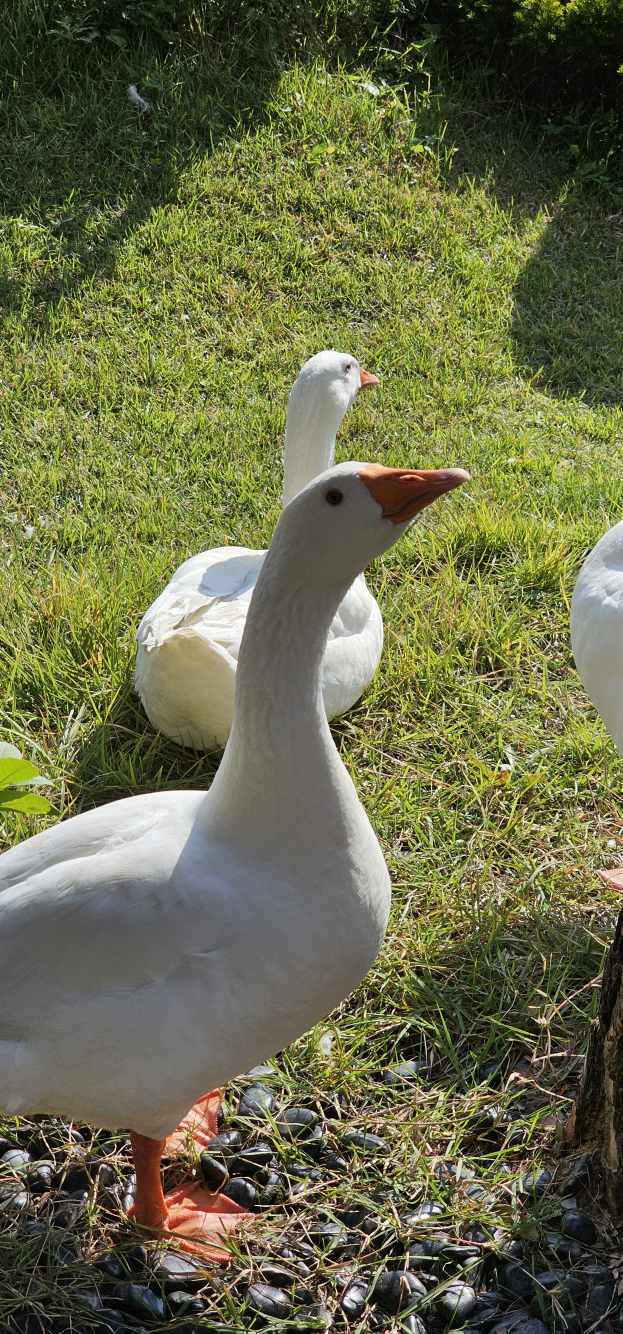
#> input picture photo/goose.jpg, 1868 x 4000 px (shown at 1/3 size)
$ jupyter execute image_trans.ipynb
#> lines starting #> are read from the running program, lines starting #| are printed output that depends on the picture
[cell 1]
import numpy as np
import cv2
import matplotlib.pyplot as plt

[cell 2]
# 이미지를 읽어오고 크기를 조정한 후 색상 변환을 수행합니다.
img = cv2.imread("./photo/goose.jpg", cv2.IMREAD_ANYCOLOR)
#> img is the input picture: shape (4000, 1868, 3); mean B, G, R 71.4, 107, 105.1
img = cv2.resize(img, [600, 600])
#> img: shape (600, 600, 3)
img = cv2.cvtColor(img, cv2.COLOR_BGR2RGB)

[cell 3]
# 평행이동
trans = np.array([[1, 0, 200], [0, 1, 100]], dtype=np.float32) # [x축 이동, y축 이동, 이동할 거리]
img_trans = cv2.warpAffine(img, trans, (0, 0))
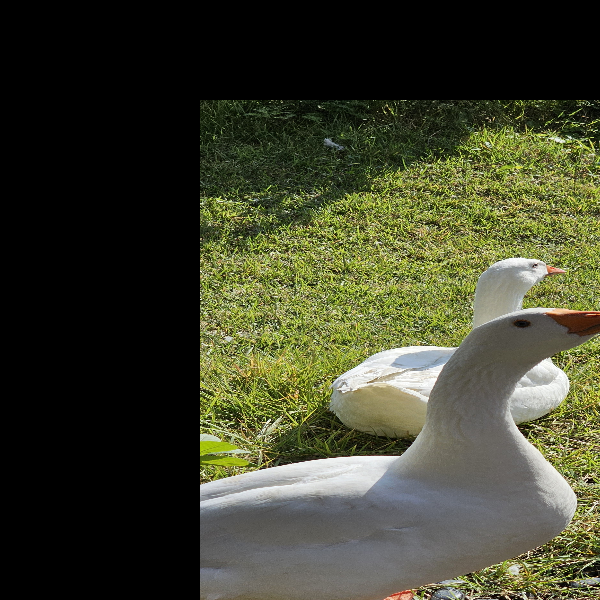
#> img_trans: shape (600, 600, 3); mean R, G, B 62.8, 65, 44.8

plt.subplot(1, 2, 1)
plt.imshow(img)
plt.subplot(1, 2, 2)
plt.imshow(img_trans)
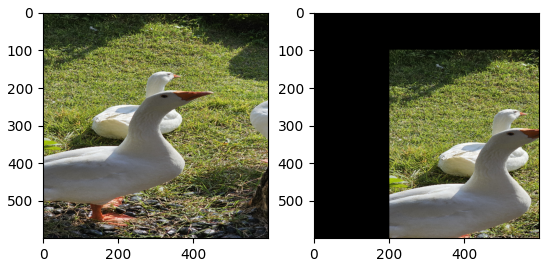
#> figure drawn by matplotlib, 2 panels

[cell 4]
# 전단 변환
shear = np.array([[1, 0.5, 0], [0, 1, 0]], dtype = np.float32)

h, w = img.shape[:2]
#> h = 600; w = 600
img_shear = cv2.warpAffine(img, shear, (w + int(h * 0.5), h))
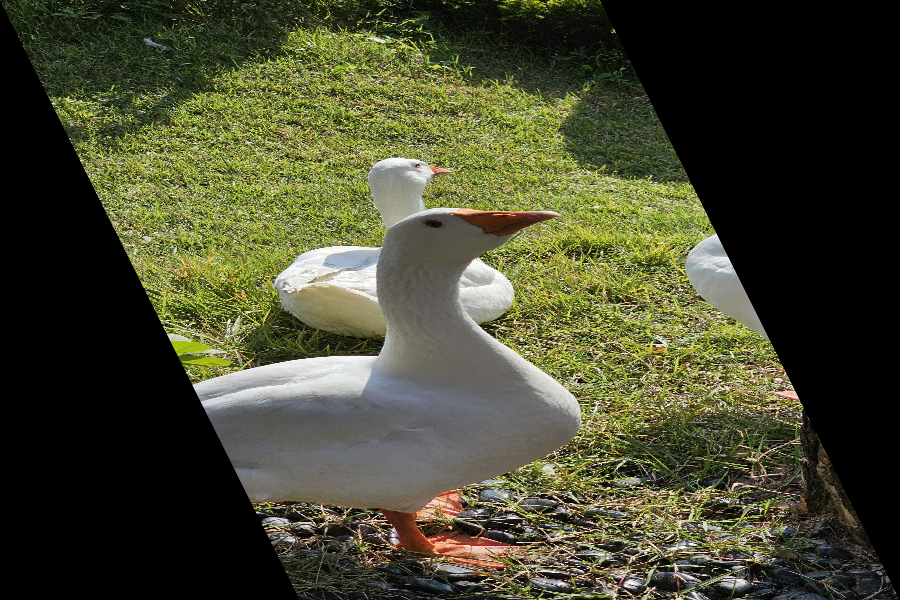
#> img_shear: shape (600, 900, 3); mean R, G, B 70, 71.3, 47.6

plt.subplot(1, 2, 1)
plt.imshow(img)
plt.subplot(1, 2, 2)
plt.imshow(img_shear)

[cell 5]
# 확대와 축소

img_resize1 = cv2.resize(img, (0, 0), fx=4, fy=4, interpolation=cv2.INTER_NEAREST)
img_resize2 = cv2.resize(img, (400, 400), interpolation=cv2.INTER_AREA)
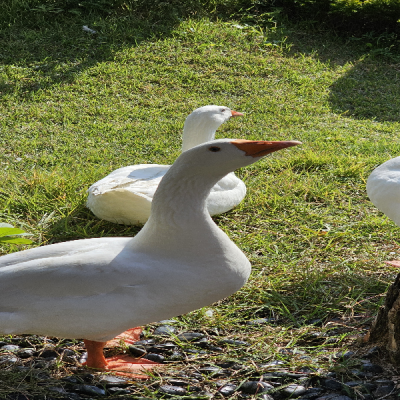
#> img_resize2: shape (400, 400, 3); mean R, G, B 104.9, 106.9, 71.3
img_resize3 = cv2.resize(img, (1920, 1280), interpolation=cv2.INTER_CUBIC)
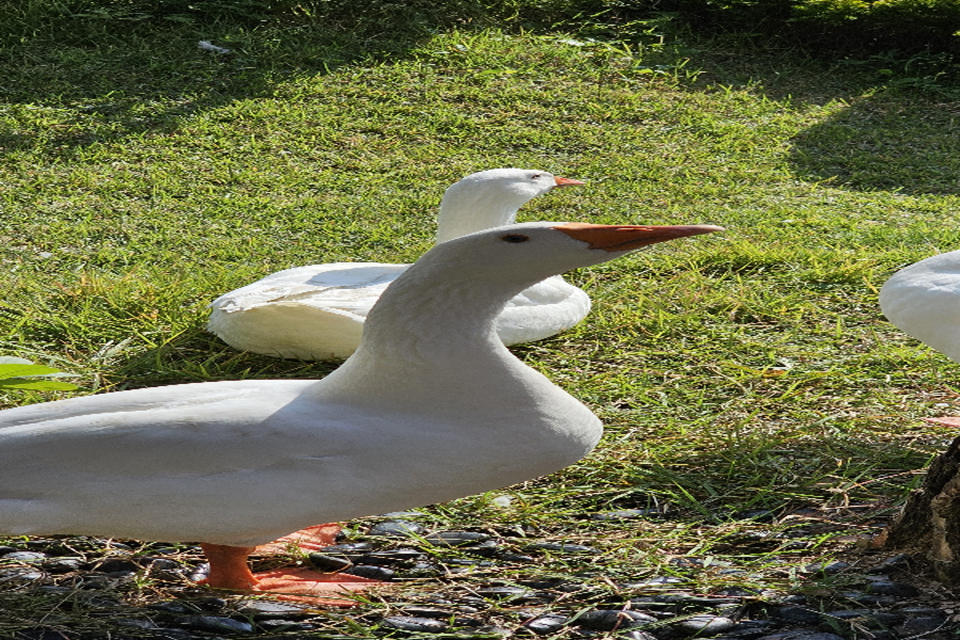
#> img_resize3: shape (1280, 1920, 3) (shown at 1/2 size); mean R, G, B 104.9, 106.9, 71.4
img_resize4 = cv2.resize(img, (1920, 1280), interpolation=cv2.INTER_LANCZOS4)

plt.subplots_adjust(hspace=1.0, wspace=1.0)
plt.subplot(1, 5, 1)
plt.imshow(img)
plt.subplot(1, 5, 2)
plt.imshow(img_resize1)
plt.subplot(1, 5, 3)
plt.imshow(img_resize2)
plt.subplot(1, 5, 4)
plt.imshow(img_resize3[500:900, 400:800])
plt.subplot(1, 5, 5)
plt.imshow(img_resize4[500:900, 400:800])
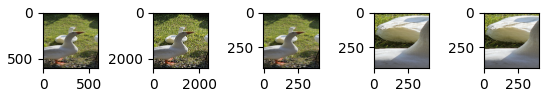
#> figure drawn by matplotlib, 5 panels

[cell 6]
# 반전

img_flip1 = cv2.flip(img, 1)
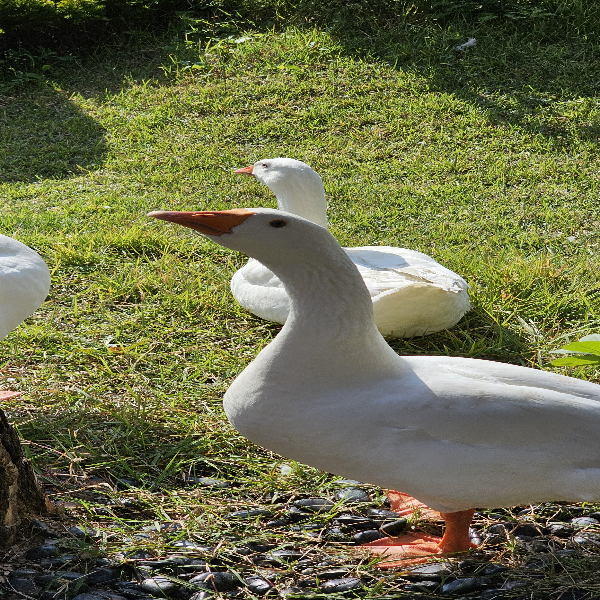
#> img_flip1: shape (600, 600, 3); mean R, G, B 104.9, 106.9, 71.3
img_flip2 = cv2.flip(img, 0)
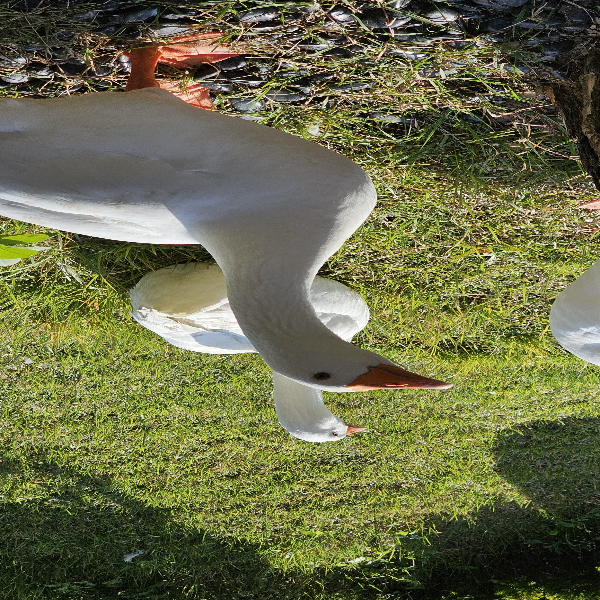
#> img_flip2: shape (600, 600, 3); mean R, G, B 104.9, 106.9, 71.3
img_flip3 = cv2.flip(img, -1)
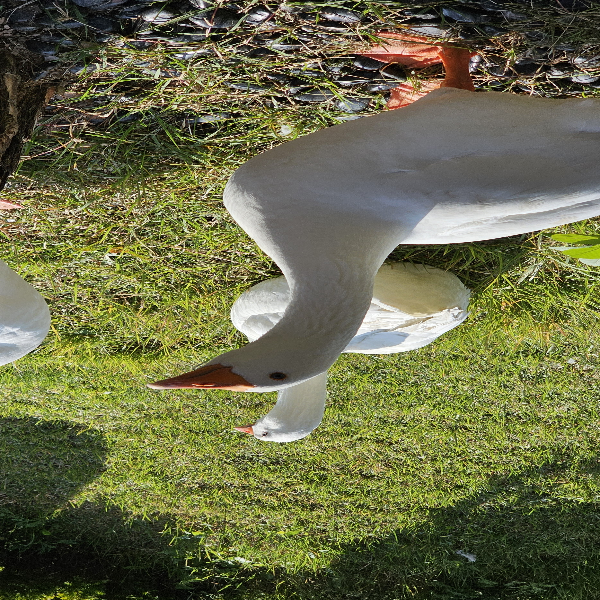
#> img_flip3: shape (600, 600, 3); mean R, G, B 104.9, 106.9, 71.3

plt.subplots_adjust(hspace=.5, wspace=.5)
plt.subplot(1, 3, 1)
plt.imshow(img_flip1)
plt.subplot(1,3,2)
plt.imshow(img_flip2)
plt.subplot(1,3,3)
plt.imshow(img_flip3)

[cell 7]
# 회전행렬 구하기

center_point = (img.shape[1]/2, img.shape[0]/2)
#> center_point = (300, 300)
rotate_matrix = cv2.getRotationMatrix2D(center_point, -80, 1)
print(rotate_matrix)
#| [[ 1.73648178e-01 -9.84807753e-01  5.43347873e+02]
#|  [ 9.84807753e-01  1.73648178e-01 -4.75367792e+01]]

img_rotate = cv2.warpAffine(img, rotate_matrix, (0, 0))
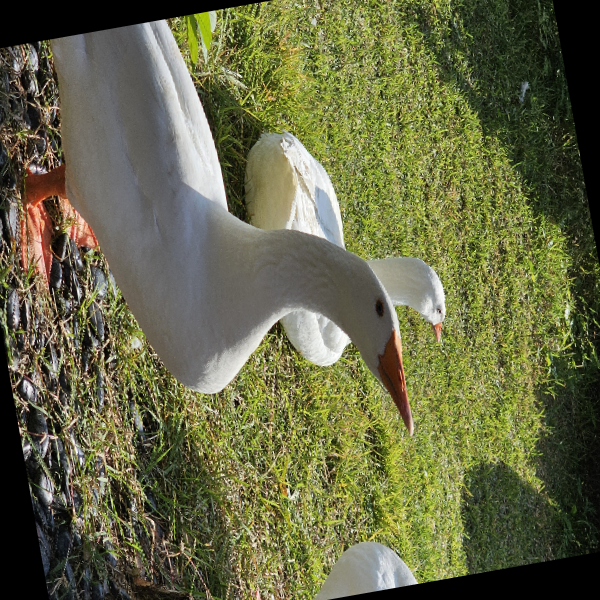
#> img_rotate: shape (600, 600, 3); mean R, G, B 101.5, 103.2, 68.9

plt.subplot(1, 2, 1)
plt.imshow(img)
plt.subplot(1, 2, 2)
plt.imshow(img_rotate)

$ run again, with photo/hand.jpg copied over photo/goose.jpg
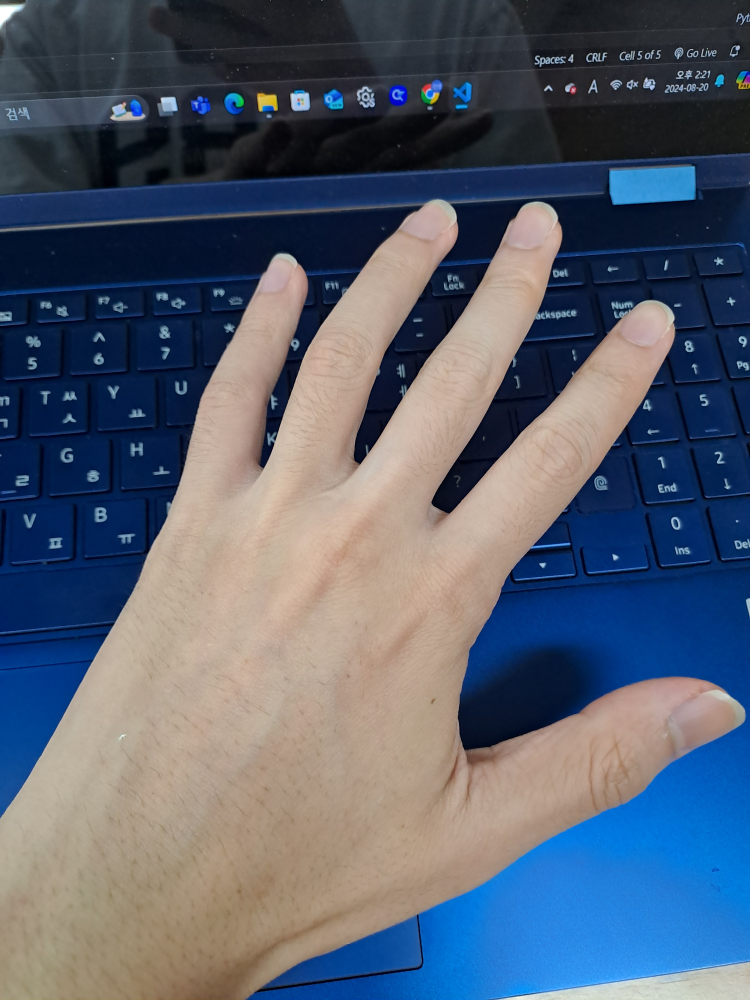
#> input picture photo/hand.jpg, 3000 x 4000 px (shown at 1/4 size)
#> img is the input picture: shape (4000, 3000, 3); mean B, G, R 111.1, 95.5, 86.5
#> `img_flip3 = cv2.flip(img, -1)`:
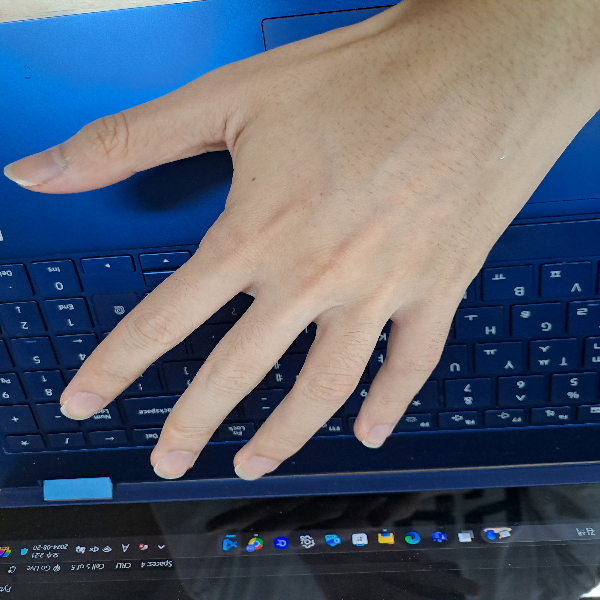
#> img_flip3: shape (600, 600, 3); mean R, G, B 86.6, 95.5, 111.1
#| [[ 1.73648178e-01 -9.84807753e-01  5.43347873e+02]
#|  [ 9.84807753e-01  1.73648178e-01 -4.75367792e+01]]
#> `img_rotate = cv2.warpAffine(img, rotate_matrix, (0, 0))`:
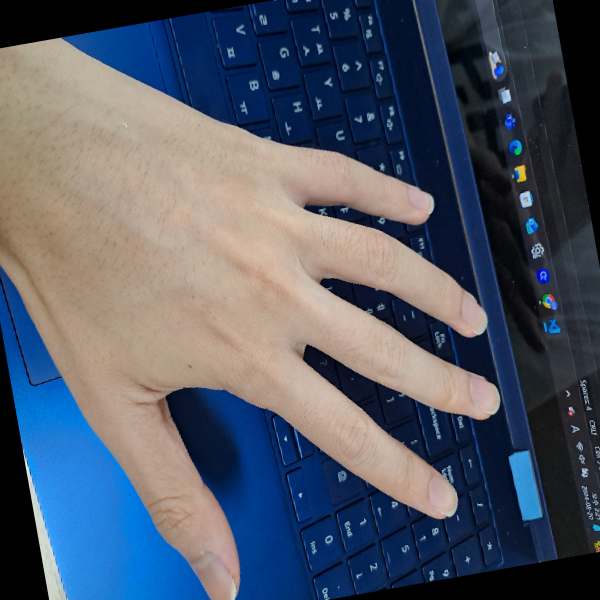
#> img_rotate: shape (600, 600, 3); mean R, G, B 81.6, 89.1, 103.3

$ run again, with photo/lane_image.png saved as photo/goose.jpg
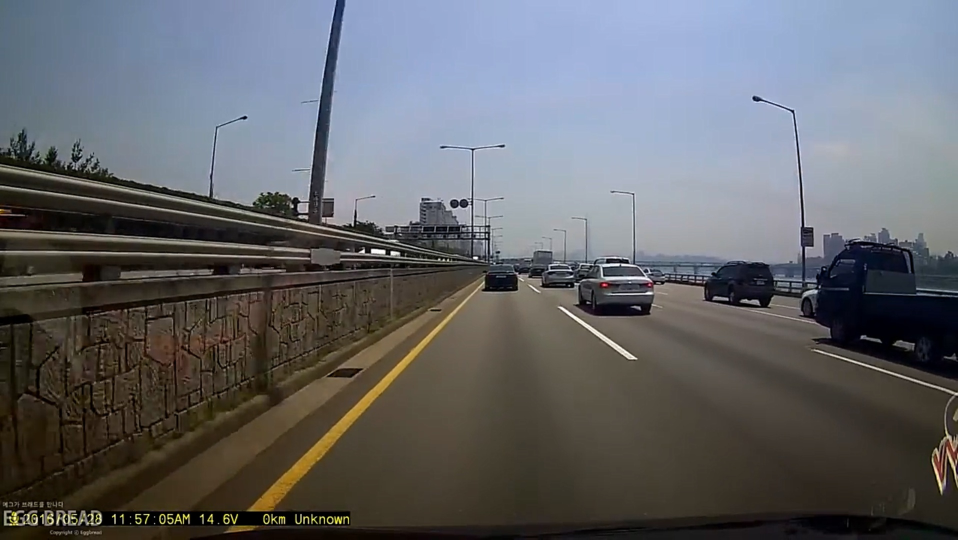
#> input picture photo/lane_image.png, 1916 x 1079 px (shown at 1/2 size)
#> img is the input picture: shape (1079, 1916, 3); mean B, G, R 104, 100.4, 98.9
#| [[ 1.73648178e-01 -9.84807753e-01  5.43347873e+02]
#|  [ 9.84807753e-01  1.73648178e-01 -4.75367792e+01]]
#> `img_rotate = cv2.warpAffine(img, rotate_matrix, (0, 0))`:
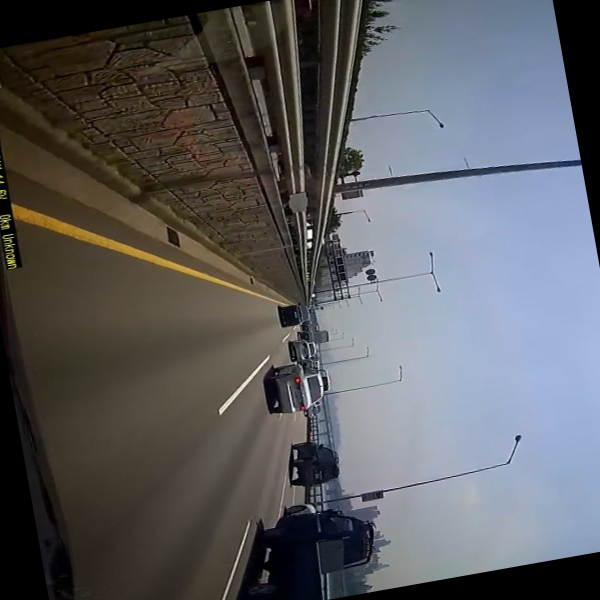
#> img_rotate: shape (600, 600, 3); mean R, G, B 92.6, 93.7, 96.8
